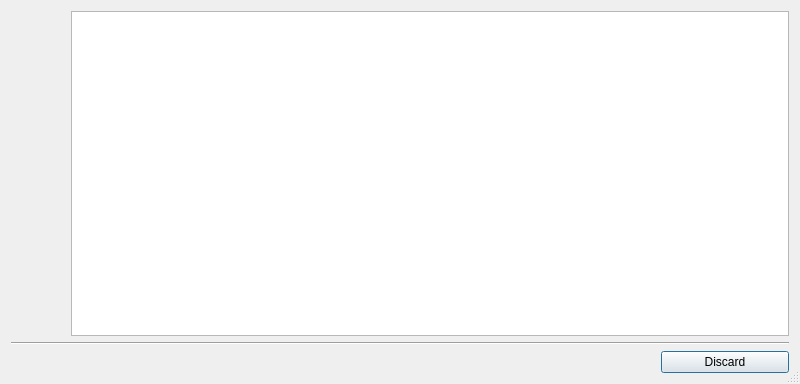
<?xml version="1.0" encoding="UTF-8"?>
<ui version="4.0">
 <class>HelpDialog</class>
 <widget class="QDialog" name="HelpDialog">
  <property name="geometry">
   <rect>
    <x>0</x>
    <y>0</y>
    <width>800</width>
    <height>384</height>
   </rect>
  </property>
  <property name="windowTitle">
   <string>Help Screen</string>
  </property>
  <property name="sizeGripEnabled">
   <bool>true</bool>
  </property>
  <property name="modal">
   <bool>true</bool>
  </property>
  <layout class="QVBoxLayout" name="verticalLayout">
   <item>
    <layout class="QHBoxLayout" name="horizontalLayout_2">
     <property name="spacing">
      <number>12</number>
     </property>
     <item>
      <layout class="QVBoxLayout" name="verticalLayout_2">
       <item>
        <widget class="QLabel" name="logo_x264">
         <property name="minimumSize">
          <size>
           <width>48</width>
           <height>40</height>
          </size>
         </property>
         <property name="maximumSize">
          <size>
           <width>48</width>
           <height>40</height>
          </size>
         </property>
         <property name="text">
          <string/>
         </property>
         <property name="pixmap">
          <pixmap resource="../res/resources.qrc">:/images/x264.png</pixmap>
         </property>
         <property name="scaledContents">
          <bool>true</bool>
         </property>
         <property name="alignment">
          <set>Qt::AlignLeading|Qt::AlignLeft|Qt::AlignTop</set>
         </property>
        </widget>
       </item>
       <item>
        <widget class="QLabel" name="logo_avisynth">
         <property name="minimumSize">
          <size>
           <width>48</width>
           <height>67</height>
          </size>
         </property>
         <property name="maximumSize">
          <size>
           <width>48</width>
           <height>67</height>
          </size>
         </property>
         <property name="text">
          <string/>
         </property>
         <property name="pixmap">
          <pixmap resource="../res/resources.qrc">:/images/avisynth.png</pixmap>
         </property>
         <property name="scaledContents">
          <bool>true</bool>
         </property>
         <property name="alignment">
          <set>Qt::AlignLeading|Qt::AlignLeft|Qt::AlignTop</set>
         </property>
        </widget>
       </item>
       <item>
        <spacer name="verticalSpacer">
         <property name="orientation">
          <enum>Qt::Vertical</enum>
         </property>
         <property name="sizeHint" stdset="0">
          <size>
           <width>20</width>
           <height>40</height>
          </size>
         </property>
        </spacer>
       </item>
      </layout>
     </item>
     <item>
      <widget class="QPlainTextEdit" name="plainTextEdit">
       <property name="font">
        <font>
         <family>Lucida Console</family>
         <pointsize>9</pointsize>
        </font>
       </property>
       <property name="horizontalScrollBarPolicy">
        <enum>Qt::ScrollBarAlwaysOff</enum>
       </property>
       <property name="lineWrapMode">
        <enum>QPlainTextEdit::WidgetWidth</enum>
       </property>
       <property name="readOnly">
        <bool>true</bool>
       </property>
      </widget>
     </item>
    </layout>
   </item>
   <item>
    <widget class="QFrame" name="frame">
     <property name="frameShape">
      <enum>QFrame::HLine</enum>
     </property>
     <property name="frameShadow">
      <enum>QFrame::Sunken</enum>
     </property>
    </widget>
   </item>
   <item>
    <layout class="QHBoxLayout" name="horizontalLayout">
     <item>
      <spacer name="horizontalSpacer">
       <property name="orientation">
        <enum>Qt::Horizontal</enum>
       </property>
       <property name="sizeHint" stdset="0">
        <size>
         <width>40</width>
         <height>20</height>
        </size>
       </property>
      </spacer>
     </item>
     <item>
      <widget class="QPushButton" name="buttonClose">
       <property name="minimumSize">
        <size>
         <width>128</width>
         <height>0</height>
        </size>
       </property>
       <property name="text">
        <string>Discard</string>
       </property>
       <property name="flat">
        <bool>false</bool>
       </property>
      </widget>
     </item>
    </layout>
   </item>
  </layout>
 </widget>
 <resources>
  <include location="../res/resources.qrc"/>
 </resources>
 <connections>
  <connection>
   <sender>buttonClose</sender>
   <signal>clicked()</signal>
   <receiver>HelpDialog</receiver>
   <slot>close()</slot>
   <hints>
    <hint type="sourcelabel">
     <x>645</x>
     <y>362</y>
    </hint>
    <hint type="destinationlabel">
     <x>359</x>
     <y>191</y>
    </hint>
   </hints>
  </connection>
 </connections>
</ui>
